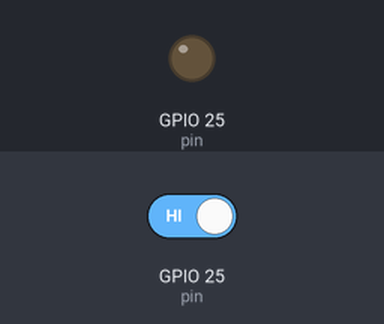
Simulated run of this program. Board: Raspberry Pi (BCM pin numbers). On the bench: output pins drawn as LEDs (lit = HIGH). The test bench sets the inputs (shaded band); at power-on: GPIO 25 (pin) HIGH. What the program prints to the terminal is not drawn.

Above: at 0.1 s.
At 5.0 s:
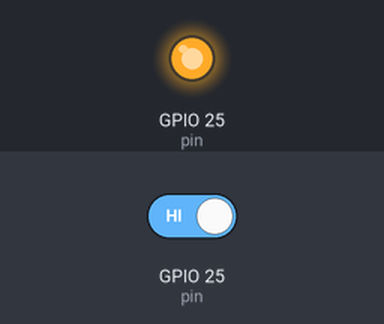
5.1 s: GPIO 25 (pin) driven LOW
Timing chart, 0 to 8.1 s (numbered marks = the images above; inputs shaded):
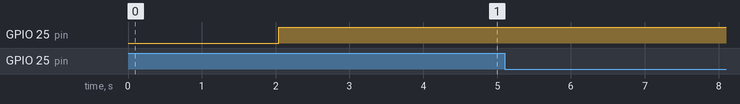

The program:

air.py
```python
#!/usr/bin/python
import RPi.GPIO as GPIO
import time

pin = 25
data = []

GPIO.setmode(GPIO.BCM)

time.sleep(2)

GPIO.setup(pin, GPIO.OUT)
GPIO.output(pin, GPIO.HIGH)
GPIO.output(pin, GPIO.LOW)
time.sleep(0.04)
GPIO.output(pin, GPIO.HIGH)

GPIO.setup(pin, GPIO.IN)

while GPIO.input(pin) == GPIO.LOW:
    print ("收到了低电位")
    continue

while GPIO.input(pin) == GPIO.HIGH:
    print ("收到了高电位")
    continue

i = 0
while i < 40:
    print ("收到数据:", i)
    cnt = 0
    while GPIO.input(pin) == GPIO.LOW:
        print(i, ":收到了低电位")
        continue
    while GPIO.input(pin) == GPIO.HIGH:
        cnt += 1
        if cnt > 100:
            break
    if cnt < 12:
        data.append(0)
    else:
        data.append(1)
    i += 1

humidity_bit = data[0:8]
humidity_point_bit = data[8:16]
temperature_bit = data[16:24]
temperature_point_bit = data[24:32]
check_bit = data[32:40]

humidity = 0
humidity_point = 0
temperature = 0
temperature_point = 0
check = 0

for i in range(8):
    humidity += humidity_bit[i] * 2 ** (7-i)
    humidity_point += humidity_point_bit[i] * 2 ** (7-i)
    temperature += temperature_bit[i] * 2 ** (7-i)
    temperature_point += temperature_point_bit[i] * 2 ** (7-i)
    check += check_bit[i] * 2 ** (7-i)

tmp = humidity + humidity_point + temperature +     temperature_point

if check == tmp:
    print ("temperature :", temperature, "*C, humidity:", humidity, "%")
else:
    print ("wrong")

GPIO.cleanup()
```
